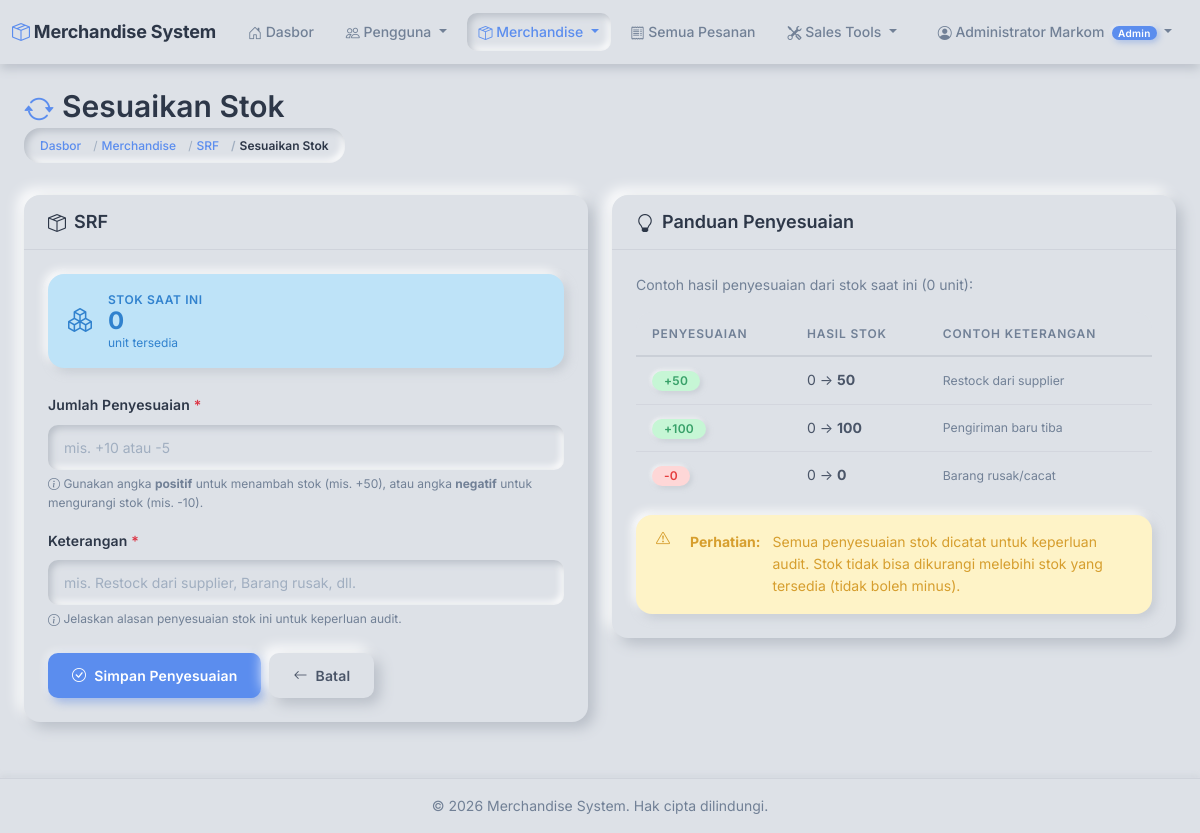
/merchandise/5/adjust-stock/ (signed in), run on the app's committed database.
### accounts/models.py (models this page shows, shortened)
class User(AbstractUser):
    class Role(models.TextChoices):
        ADMIN = 'ADMIN', 'Admin (Markom)'
        SALES = 'SALES', 'Sales'
    role = models.CharField(
        max_length=10,
        choices=Role.choices,
        default=Role.SALES,
        help_text='User role: ADMIN for Markom, SALES for sales team'
    )
    full_name = models.CharField(
        max_length=255,
        help_text='Full name of the user'
    )
    phone = models.CharField(
        max_length=20,
        blank=True,
        help_text='Phone number'
    )
    force_password_change = models.BooleanField(
        default=False,
        help_text='User must change password on next login'
    )
    class Meta:
        db_table = 'users'
        verbose_name = 'User'
        verbose_name_plural = 'Users'
        ordering = ['-date_joined']
    @property
    def is_admin(self):
        return self.role == self.Role.ADMIN
    @property
    def is_sales(self):
        return self.role == self.Role.SALES

### merchandise/models.py (models this page shows, shortened)
class Merchandise(models.Model):
    name = models.CharField(
        max_length=200,
        help_text='Merchandise name'
    )
    description = models.TextField(
        blank=True,
        help_text='Merchandise description'
    )
    category = models.ForeignKey(
        Category,
        on_delete=models.PROTECT,
        help_text='Category for this merchandise'
    )
    stock = models.IntegerField(
        default=0,
        help_text='Current stock quantity'
    )
    image = models.ImageField(
        upload_to='merchandise/%Y/%m/',
        blank=True,
        null=True,
        help_text='Merchandise image (max 2MB, JPG/PNG)'
    )
    is_active = models.BooleanField(
        default=True,
        help_text='Active status (soft delete)'
    )
    created_by = models.ForeignKey(
        settings.AUTH_USER_MODEL,
        on_delete=models.SET_NULL,
        null=True,
        related_name='created_merchandise',
        help_text='User who created this merchandise'
    )
    created_at = models.DateTimeField(auto_now_add=True)
    updated_at = models.DateTimeField(auto_now=True)
    class Meta:
        db_table = 'merchandise'
        verbose_name = 'Merchandise'
        verbose_name_plural = 'Merchandise'
        ordering = ['-created_at']
    def delete(self, using=None, keep_parents=False):
        """Soft delete: set is_active to False"""
        self.is_active = False
        self.save()

### merchandise/views.py (the view)
# urls.py: path('<int:pk>/adjust-stock/', views.merchandise_adjust_stock, name='merchandise_adjust_stock'),
@admin_required
def merchandise_adjust_stock(request, pk):
    merchandise = get_object_or_404(Merchandise, pk=pk)
    if request.method == 'POST':
        form = StockAdjustmentForm(request.POST)
        if form.is_valid():
            try:
                adjustment = form.cleaned_data['adjustment']
                reason = form.cleaned_data['reason']
                with transaction.atomic():
                    StockHistory.create_adjustment(
                        merchandise=merchandise,
                        adjustment=adjustment,
                        reason=reason,
                        adjusted_by=request.user
                    )
                sign = '+' if adjustment >= 0 else ''
                messages.success(
                    request,
                    f'Stock adjusted: {sign}{adjustment}. New stock: {merchandise.stock}'
                )
                return redirect('merchandise:merchandise_detail', pk=pk)
            except Exception as e:
                messages.error(request, f'Error adjusting stock: {str(e)}')
        else:
            messages.error(request, 'Please correct the errors below.')
    else:
        form = StockAdjustmentForm()
    return render(request, 'merchandise/stock_adjust.html', {
        'form': form,
        'merchandise': merchandise
    })

### merchandise/forms.py (shortened to what this page needs)
class StockAdjustmentForm(forms.Form):
    adjustment = forms.IntegerField(
        label='Jumlah Penyesuaian',
        help_text='Masukkan angka positif untuk menambah stok, negatif untuk mengurangi (mis. +10 atau -5)',
        widget=forms.NumberInput(attrs={
            'class': 'form-control form-control-lg',
            'placeholder': 'mis. +10 atau -5',
        })
    )
    reason = forms.CharField(
        label='Alasan Penyesuaian',
        max_length=200,
        help_text='Jelaskan alasan penyesuaian stok ini',
        widget=forms.TextInput(attrs={
            'class': 'form-control',
            'placeholder': 'mis. Restock dari supplier, Barang rusak, dll.'
        })
    )

### orders/context_processors.py (called while the page is built)
def cart_context(request):
    if request.user.is_authenticated and hasattr(request.user, 'is_sales') and request.user.is_sales:
        cart = Cart(request)
        return {
            'navbar_cart_total': cart.get_total_quantity(),
            'navbar_cart_unique': cart.get_total_unique(),
        }
    return {
        'navbar_cart_total': 0,
        'navbar_cart_unique': 0,
    }

### templates/merchandise/stock_adjust.html (shortened to what this page needs)
{% extends 'base.html' %}
{% block content %}
<div class="container-fluid">
    <div class="row mb-4">
        <div class="col">
            <h2 class="mb-1">
                <i class="bi bi-arrow-repeat me-2" style="color: var(--color-accent);"></i>Sesuaikan Stok
            </h2>
            <nav aria-label="breadcrumb">
                <ol class="breadcrumb">
                    <li class="breadcrumb-item"><a href="{% url 'dashboard:home' %}">Dasbor</a></li>
                    <li class="breadcrumb-item"><a href="{% url 'merchandise:merchandise_list' %}">Merchandise</a></li>
                    <li class="breadcrumb-item"><a href="{% url 'merchandise:merchandise_detail' merchandise.pk %}">{{ merchandise.name }}</a></li>
                    <li class="breadcrumb-item active">Sesuaikan Stok</li>
                </ol>
            </nav>
        </div>
    </div>
    <div class="row g-4">
        <div class="col-md-6">
            <div class="card">
                <div class="card-header">
                    <h5 class="mb-0">
                        <i class="bi bi-box-seam me-2"></i>{{ merchandise.name }}
                    </h5>
                </div>
                <div class="card-body">
                    <div class="alert alert-info d-flex align-items-center gap-3 mb-4">
                        <i class="bi bi-boxes fs-4"></i>
                        <div>
                            <div style="font-size: var(--text-xs); font-weight: var(--font-semibold); text-transform: uppercase; letter-spacing: 0.05em;">Stok Saat Ini</div>
                            <div style="font-size: var(--text-2xl); font-weight: var(--font-bold); line-height: 1;">{{ merchandise.stock }}</div>
                            <div style="font-size: var(--text-xs);">unit tersedia</div>
                        </div>
                    </div>
                    <form method="post" novalidate>
                        <div class="mb-3">
                            <label for="{{ form.adjustment.id_for_label }}" class="form-label fw-semibold">
                                Jumlah Penyesuaian <span class="text-danger">*</span>
                            </label>
                            {{ form.adjustment }}
                            <div class="form-text">
                                <i class="bi bi-info-circle"></i>
                                Gunakan angka <strong>positif</strong> untuk menambah stok (mis. +50),
                                atau angka <strong>negatif</strong> untuk mengurangi stok (mis. -10).
                            </div>
                        </div>
                        <div class="mb-4">
                            <label for="{{ form.reason.id_for_label }}" class="form-label fw-semibold">
                                Keterangan <span class="text-danger">*</span>
                            </label>
                            {{ form.reason }}
                            <div class="form-text">
                                <i class="bi bi-info-circle"></i>
                                Jelaskan alasan penyesuaian stok ini untuk keperluan audit.
                            </div>
                        </div>
                        <div class="d-flex flex-wrap gap-2">
                            <button type="submit" class="btn btn-primary">
                                <i class="bi bi-check-circle"></i> Simpan Penyesuaian
                            </button>
                            <a href="{% url 'merchandise:merchandise_detail' merchandise.pk %}" class="btn btn-secondary">
                                <i class="bi bi-arrow-left"></i> Batal
                            </a>
                        </div>
                    </form>
                </div>
            </div>
        </div>
        <div class="col-md-6">
            <div class="card">
                <div class="card-header">
                    <h5 class="mb-0">
                        <i class="bi bi-lightbulb me-2"></i>Panduan Penyesuaian
                    </h5>
                </div>
                <div class="card-body">
                    <p class="text-muted small mb-3">
                        Contoh hasil penyesuaian dari stok saat ini ({{ merchandise.stock }} unit):
                    </p>
                    <div class="table-responsive">
                        <table class="table table-sm mb-3">
                            <thead>
                                <tr>
                                    <th>Penyesuaian</th>
                                    <th>Hasil Stok</th>
                                    <th>Contoh Keterangan</th>
                                </tr>
                            </thead>
                            <tbody>
                                <tr>
                                    <td><span class="badge bg-success">+50</span></td>
                                    <td>
                                        {{ merchandise.stock }} → <strong>{{ merchandise.stock|add:50 }}</strong>
                                    </td>
                                    <td class="text-muted small">Restock dari supplier</td>
                                </tr>
                                <tr>
                                    <td><span class="badge bg-success">+100</span></td>
                                    <td>
                                        {{ merchandise.stock }} → <strong>{{ merchandise.stock|add:100 }}</strong>
                                    </td>
                                    <td class="text-muted small">Pengiriman baru tiba</td>
                                </tr>
                                {% if merchandise.stock >= 10 %}
                                <tr>
                                    <td><span class="badge bg-danger">-10</span></td>
                                    <td>
                                        {{ merchandise.stock }} → <strong>{{ merchandise.stock|add:-10 }}</strong>
                                    </td>
                                    <td class="text-muted small">Barang rusak/cacat</td>
                                </tr>
                                {% else %}
                                <tr>
                                    <td><span class="badge bg-danger">-{{ merchandise.stock }}</span></td>
                                    <td>
                                        {{ merchandise.stock }} → <strong>0</strong>
                                    </td>
                                    <td class="text-muted small">Barang rusak/cacat</td>
                                </tr>
                                {% endif %}
                            </tbody>
                        </table>
                    </div>
                    <div class="alert alert-warning small mb-0">
                        <i class="bi bi-exclamation-triangle me-2"></i>
                        <strong>Perhatian:</strong> Semua penyesuaian stok dicatat untuk keperluan audit.
                        Stok tidak bisa dikurangi melebihi stok yang tersedia (tidak boleh minus).
                    </div>
                </div>
            </div>
        </div>
    </div>
</div>
{% endblock %}

### templates/base.html (shortened to what this page needs)
<!DOCTYPE html>
<html lang="id">
<head>
    <link href="https://cdn.jsdelivr.net/npm/bootstrap@5.3.0/dist/css/bootstrap.min.css" rel="stylesheet">
    <link rel="stylesheet" href="https://cdn.jsdelivr.net/npm/bootstrap-icons@1.11.0/font/bootstrap-icons.css">
    {% load static %}
    <link rel="stylesheet" href="{% static 'css/custom.css' %}">
</head>
<body>
    {% if user.is_authenticated %}
    <nav class="navbar navbar-expand-lg">
        <div class="container-fluid">
            <a class="navbar-brand" href="{% url 'dashboard:home' %}">
                <i class="bi bi-box-seam me-1" style="color: var(--color-accent);"></i>Merchandise System
            </a>
            <div class="collapse navbar-collapse" id="navbarNav">
                <ul class="navbar-nav me-auto">
                    <li class="nav-item">
                        <a class="nav-link {% if request.resolver_match.app_name == 'dashboard' %}active{% endif %}"
                           href="{% url 'dashboard:home' %}">
                            <i class="bi bi-house-door"></i> Dasbor
                        </a>
                    </li>
                    {% if user.is_admin %}
                    <li class="nav-item dropdown">
                        <a class="nav-link dropdown-toggle {% if request.resolver_match.app_name == 'accounts' %}active{% endif %}"
                           href="#" id="usersDropdown" role="button" data-bs-toggle="dropdown" aria-expanded="false">
                            <i class="bi bi-people"></i> Pengguna
                        </a>
                    </li>
                    <li class="nav-item dropdown">
                        <a class="nav-link dropdown-toggle {% if request.resolver_match.app_name == 'merchandise' %}active{% endif %}"
                           href="#" id="merchandiseDropdown" role="button" data-bs-toggle="dropdown" aria-expanded="false">
                            <i class="bi bi-box-seam"></i> Merchandise
                        </a>
                    </li>
                    <li class="nav-item">
                        <a class="nav-link {% if request.resolver_match.app_name == 'orders' %}active{% endif %}"
                           href="{% url 'orders:order_list' %}">
                            <i class="bi bi-receipt"></i> Semua Pesanan
                        </a>
                    </li>
                    <li class="nav-item dropdown">
                        <a class="nav-link dropdown-toggle {% if request.resolver_match.app_name == 'inventory' %}active{% endif %}"
                           href="#" id="inventoryDropdown" role="button" data-bs-toggle="dropdown" aria-expanded="false">
                            <i class="bi bi-tools"></i> Sales Tools
                        </a>
                    </li>
                    {% endif %}
                </ul>
                <ul class="navbar-nav">
                    <li class="nav-item dropdown">
                        <a class="nav-link dropdown-toggle" href="#" id="userDropdown"
                           role="button" data-bs-toggle="dropdown" aria-expanded="false">
                            <i class="bi bi-person-circle"></i>
                            {{ user.full_name }}
                            {% if user.is_admin %}
                                <span class="badge bg-primary ms-1 badge-role">Admin</span>
                            {% else %}
                                <span class="badge bg-secondary ms-1 badge-role">Sales</span>
                            {% endif %}
                        </a>
                    </li>
                </ul>
            </div>
        </div>
    </nav>
    {% endif %}
    <main class="{% if user.is_authenticated %}container-fluid py-4{% endif %}">
        {% block content %}{% endblock %}
    </main>
    {% if user.is_authenticated %}
    <footer>
        <div class="container-fluid">
            <p class="mb-0">&copy; {% now "Y" %} Merchandise System. Hak cipta dilindungi.</p>
        </div>
    </footer>
    {% endif %}
</body>
</html>

### data on the page
User: full_name "Administrator Markom"
Merchandise: name "SRF", stock "0", stock|add "50", stock|add "100"
